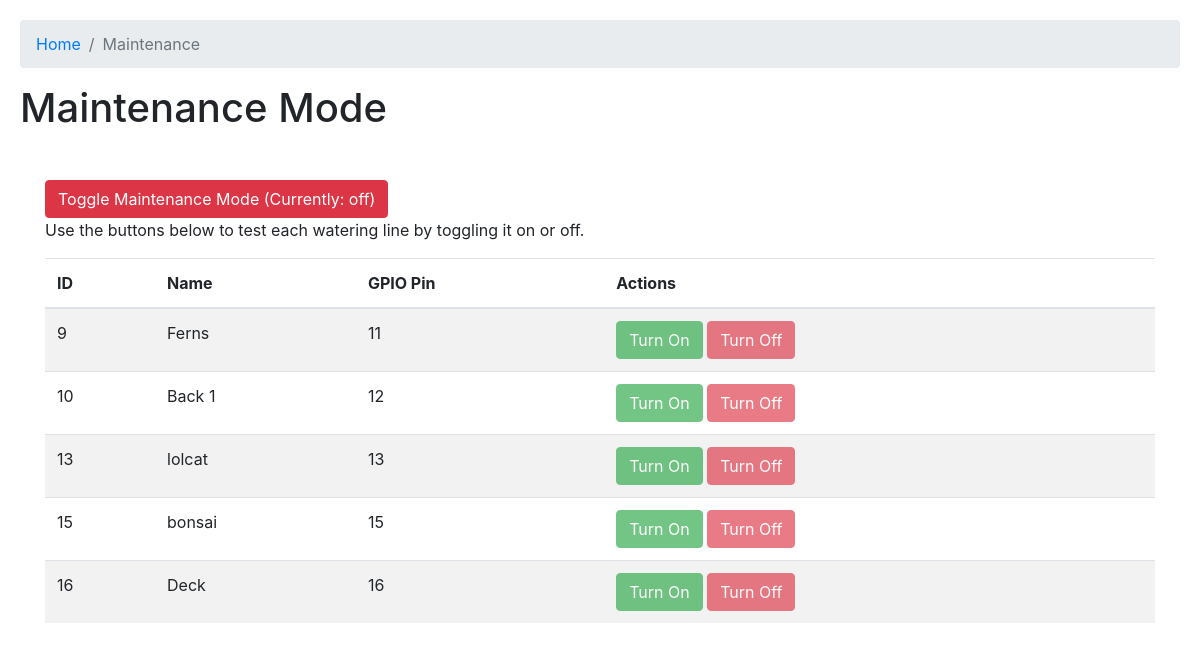
The app's page /maintenance with its own data.
### tables this page shows
CREATE TABLE settings (
            key TEXT PRIMARY KEY,
            value TEXT NOT NULL
    );

CREATE TABLE watering_lines (
        id INTEGER PRIMARY KEY AUTOINCREMENT,
        name TEXT NOT NULL,
        gpio_pin INTEGER NOT NULL UNIQUE
    );

### main.py (the view, shortened to what this page needs)
@app.route("/maintenance", methods=["GET", "POST"])
def maintenance():
    with SQLite() as db:
        watering_lines = db.execute("SELECT * FROM watering_lines").fetchall()
        mode = db.execute("SELECT value FROM settings WHERE key = 'maintenance_mode'").fetchone()["value"]
    return render_template(
        "maintenance.html",
        watering_lines=watering_lines,
        mode=mode
    )

### utils.py (called while the page is built)
def dict_factory(cursor, row):
    fields = [column[0] for column in cursor.description]
    return {key: value for key, value in zip(fields, row)}

    def __enter__(self):
        try:
            self.conn = sqlite3.connect(self.file)
            self.conn.row_factory = dict_factory
            return self.conn
        except sqlite3.Error as e:
            raise RuntimeError(f"Database connection failed: {e}")

    def __exit__(self, type, value, traceback):
        if self.conn:
            if traceback is None:  # Commit only if no exception occurred
                self.conn.commit()
            self.conn.close()

### templates/maintenance.html (shortened to what this page needs)
{% extends 'layout.html' %} {% block header %}
<h1>{% block title %}Maintenance Mode{% endblock %}</h1>
{% endblock %} {% block nav%}
<li class="breadcrumb-item"><a href="/">Home</a></li>
<li class="breadcrumb-item active" aria-current="page">Maintenance</li>
{% endblock %} {% block content %}
<form action="/maintenance/toggle_maintenance" method="POST">
    <button type="submit" class="btn btn-danger">
        Toggle Maintenance Mode (Currently: {{ mode }})
    </button>
</form>
<p>
  Use the buttons below to test each watering line by toggling it on or off.
</p>
<table class="table table-striped">
  <thead>
    <tr>
      <th>ID</th>
      <th>Name</th>
      <th>GPIO Pin</th>
      <th>Actions</th>
    </tr>
  </thead>
  <tbody>
    {% for line in watering_lines %}
    <tr>
      <td>{{ line.id }}</td>
      <td>{{ line.name }}</td>
      <td>{{ line.gpio_pin }}</td>
      <td>
        <form method="POST" style="display: inline">
          <button
            type="submit"
            name="action"
            value="on"
            class="btn btn-success"
            {% if mode == "off" %}
            disabled
            {% endif %}
          >
            Turn On
          </button>
        </form>
        <form method="POST" style="display: inline">
          <button
            type="submit"
            name="action"
            value="off"
            class="btn btn-danger"
            {% if mode == "off" %}
            disabled
            {% endif %}
          >
            Turn Off
          </button>
        </form>
      </td>
    </tr>
    {% endfor %}
  </tbody>
</table>
{% endblock %}

### templates/layout.html (style rules this page uses)
body { font-family: Arial, sans-serif; text-align: center; padding: 20px; }

### records on screen
settings: value "off"
watering_lines: id "9", name "Ferns", gpio_pin "11"
watering_lines: id "10", name "Back 1", gpio_pin "12"
watering_lines: id "13", name "lolcat", gpio_pin "13"
watering_lines: id "15", name "bonsai", gpio_pin "15"
watering_lines: id "16", name "Deck", gpio_pin "16"
